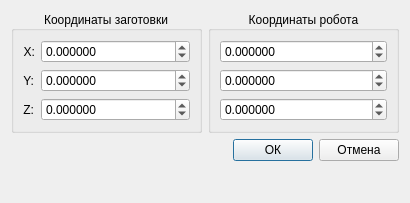
<?xml version="1.0" encoding="UTF-8"?>
<ui version="4.0">
 <class>CAddCalibPointDialog</class>
 <widget class="QDialog" name="CAddCalibPointDialog">
  <property name="geometry">
   <rect>
    <x>0</x>
    <y>0</y>
    <width>410</width>
    <height>203</height>
   </rect>
  </property>
  <property name="windowTitle">
   <string>Добавить точку привязки</string>
  </property>
  <layout class="QVBoxLayout" name="verticalLayout">
   <item>
    <layout class="QHBoxLayout" name="horizontalLayout">
     <item>
      <widget class="QGroupBox" name="gbGlobal">
       <property name="title">
        <string>Координаты заготовки</string>
       </property>
       <property name="alignment">
        <set>Qt::AlignCenter</set>
       </property>
       <layout class="QGridLayout" name="gridLayout">
        <item row="1" column="0">
         <widget class="QLabel" name="labelY">
          <property name="sizePolicy">
           <sizepolicy hsizetype="Maximum" vsizetype="Preferred">
            <horstretch>0</horstretch>
            <verstretch>0</verstretch>
           </sizepolicy>
          </property>
          <property name="text">
           <string>Y:</string>
          </property>
          <property name="alignment">
           <set>Qt::AlignRight|Qt::AlignTrailing|Qt::AlignVCenter</set>
          </property>
         </widget>
        </item>
        <item row="2" column="0">
         <widget class="QLabel" name="labelZ">
          <property name="sizePolicy">
           <sizepolicy hsizetype="Maximum" vsizetype="Preferred">
            <horstretch>0</horstretch>
            <verstretch>0</verstretch>
           </sizepolicy>
          </property>
          <property name="text">
           <string>Z:</string>
          </property>
          <property name="alignment">
           <set>Qt::AlignRight|Qt::AlignTrailing|Qt::AlignVCenter</set>
          </property>
         </widget>
        </item>
        <item row="0" column="0">
         <widget class="QLabel" name="labelX">
          <property name="sizePolicy">
           <sizepolicy hsizetype="Maximum" vsizetype="Preferred">
            <horstretch>0</horstretch>
            <verstretch>0</verstretch>
           </sizepolicy>
          </property>
          <property name="text">
           <string>X:</string>
          </property>
          <property name="alignment">
           <set>Qt::AlignRight|Qt::AlignTrailing|Qt::AlignVCenter</set>
          </property>
         </widget>
        </item>
        <item row="0" column="1">
         <widget class="QDoubleSpinBox" name="dsbGlobalX">
          <property name="decimals">
           <number>6</number>
          </property>
          <property name="minimum">
           <double>-1000.000000000000000</double>
          </property>
          <property name="maximum">
           <double>1000.000000000000000</double>
          </property>
          <property name="singleStep">
           <double>0.100000000000000</double>
          </property>
         </widget>
        </item>
        <item row="1" column="1">
         <widget class="QDoubleSpinBox" name="dsbGlobalY">
          <property name="decimals">
           <number>6</number>
          </property>
          <property name="minimum">
           <double>-1000.000000000000000</double>
          </property>
          <property name="maximum">
           <double>1000.000000000000000</double>
          </property>
          <property name="singleStep">
           <double>0.100000000000000</double>
          </property>
         </widget>
        </item>
        <item row="2" column="1">
         <widget class="QDoubleSpinBox" name="dsbGlobalZ">
          <property name="decimals">
           <number>6</number>
          </property>
          <property name="minimum">
           <double>-1000.000000000000000</double>
          </property>
          <property name="maximum">
           <double>1000.000000000000000</double>
          </property>
          <property name="singleStep">
           <double>0.100000000000000</double>
          </property>
         </widget>
        </item>
       </layout>
      </widget>
     </item>
     <item>
      <widget class="QGroupBox" name="gbBot">
       <property name="title">
        <string>Координаты робота</string>
       </property>
       <property name="alignment">
        <set>Qt::AlignCenter</set>
       </property>
       <layout class="QGridLayout" name="gridLayout_2">
        <item row="0" column="0">
         <widget class="QDoubleSpinBox" name="dsbBotX">
          <property name="decimals">
           <number>6</number>
          </property>
          <property name="minimum">
           <double>-1000.000000000000000</double>
          </property>
          <property name="maximum">
           <double>1000.000000000000000</double>
          </property>
          <property name="singleStep">
           <double>0.100000000000000</double>
          </property>
         </widget>
        </item>
        <item row="1" column="0">
         <widget class="QDoubleSpinBox" name="dsbBotY">
          <property name="decimals">
           <number>6</number>
          </property>
          <property name="minimum">
           <double>-1000.000000000000000</double>
          </property>
          <property name="maximum">
           <double>1000.000000000000000</double>
          </property>
          <property name="singleStep">
           <double>0.100000000000000</double>
          </property>
         </widget>
        </item>
        <item row="2" column="0">
         <widget class="QDoubleSpinBox" name="dsbBotZ">
          <property name="decimals">
           <number>6</number>
          </property>
          <property name="minimum">
           <double>-1000.000000000000000</double>
          </property>
          <property name="maximum">
           <double>1000.000000000000000</double>
          </property>
          <property name="singleStep">
           <double>0.100000000000000</double>
          </property>
         </widget>
        </item>
       </layout>
      </widget>
     </item>
    </layout>
   </item>
   <item>
    <layout class="QHBoxLayout" name="horizontalLayout_3">
     <item>
      <spacer name="horizontalSpacer">
       <property name="orientation">
        <enum>Qt::Horizontal</enum>
       </property>
       <property name="sizeHint" stdset="0">
        <size>
         <width>40</width>
         <height>20</height>
        </size>
       </property>
      </spacer>
     </item>
     <item>
      <widget class="QPushButton" name="pbOk">
       <property name="text">
        <string>ОК</string>
       </property>
      </widget>
     </item>
     <item>
      <widget class="QPushButton" name="pbCancel">
       <property name="text">
        <string>Отмена</string>
       </property>
      </widget>
     </item>
    </layout>
   </item>
   <item>
    <spacer name="verticalSpacer">
     <property name="orientation">
      <enum>Qt::Vertical</enum>
     </property>
     <property name="sizeHint" stdset="0">
      <size>
       <width>20</width>
       <height>40</height>
      </size>
     </property>
    </spacer>
   </item>
  </layout>
 </widget>
 <resources/>
 <connections/>
</ui>
